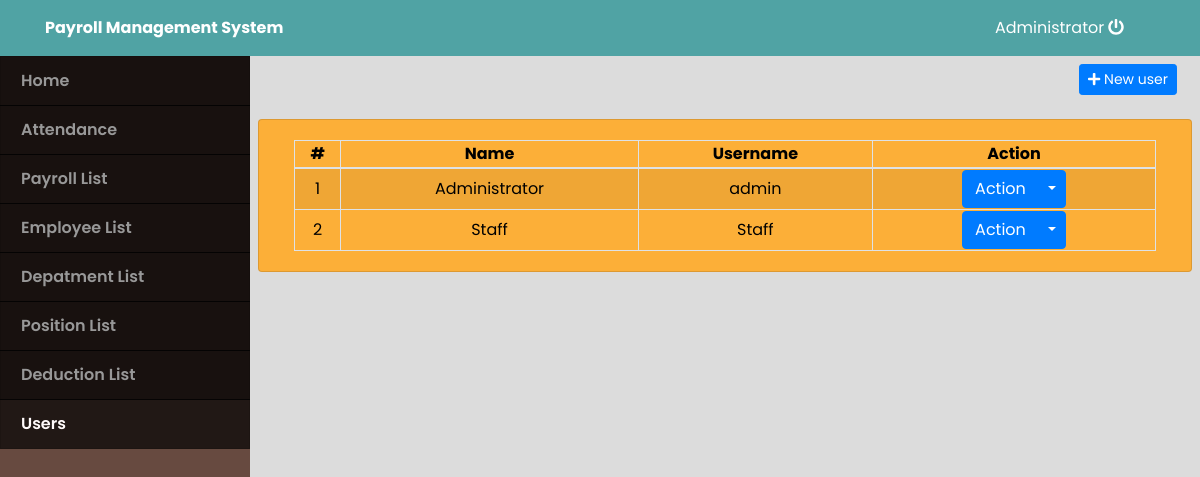
The app's page /index.php?page=users (signed in) with its own data.
### tables this page shows
CREATE TABLE `users` (
  `id` int(30) NOT NULL,
  `doctor_id` int(30) NOT NULL,
  `name` varchar(200) NOT NULL,
  `address` text NOT NULL,
  `contact` text NOT NULL,
  `username` varchar(100) NOT NULL,
  `password` varchar(200) NOT NULL,
  `type` tinyint(1) NOT NULL DEFAULT 2 COMMENT '1=admin , 2 = staff'
);

### users.php (the view, shortened to what this page needs)
<div class="container-fluid">
	<div class="row">
	<div class="col-lg-12">
			<button class="btn btn-primary float-right btn-sm" id="new_user"><i class="fa fa-plus"></i> New user</button>
	</div>
	</div>
	<br>
	<div class="row" >
		<div class="card col-lg-12" style="background: #FCAF38;">
			<div class="card-body" style="background: #FCAF38;color:black; text-align:center;">
				<table class="table-striped table-bordered col-md-12">
			<thead>
				<tr>
					<th class="text-center">#</th>
					<th class="text-center">Name</th>
					<th class="text-center">Username</th>
					<th class="text-center">Action</th>
				</tr>
			</thead>
			<tbody>
				<?php
 					include 'db_connect.php';
 					$users = $conn->query("SELECT * FROM users order by name asc");
 					$i = 1;
 					while($row= $users->fetch_assoc()):
				 ?>
				 <tr>
				 	<td>
				 		<?php echo $i++ ?>
				 	</td>
				 	<td>
				 		<?php echo $row['name'] ?>
				 	</td>
				 	<td>
				 		<?php echo $row['username'] ?>
				 	</td>
				 	<td>
				 		<center>
								<div class="btn-group">
								  <button type="button" class="btn btn-primary">Action</button>
								  <button type="button" class="btn btn-primary dropdown-toggle dropdown-toggle-split" data-toggle="dropdown" aria-haspopup="true" aria-expanded="false">
								  </button>
								</div>
								</center>
				 	</td>
				 </tr>
				<?php endwhile; ?>
			</tbody>
		</table>
			</div>
		</div>
	</div>
</div>

### assets/css/style.css (style rules this page uses)
body { font-family: "Open Sans", sans-serif; color: #444444; width: 100%; height: calc(100%); }

### index.php (style rules this page uses)
* { font-family: 'Poppins', sans-serif; }
body { background: #80808045; }

### topbar.php (style rules this page uses)
* { font-family: 'Poppins', sans-serif; }

### navbar.php (style rules this page uses)
* { font-family: 'Poppins', sans-serif; }

### users.php (style rules this page uses)
* { font-family: 'Poppins', sans-serif; }

### records on screen
users: name "Administrator", username "admin"
users: name "Staff", username "Staff"

### other values on screen
$_SESSION['login_name'] "Administrator"
